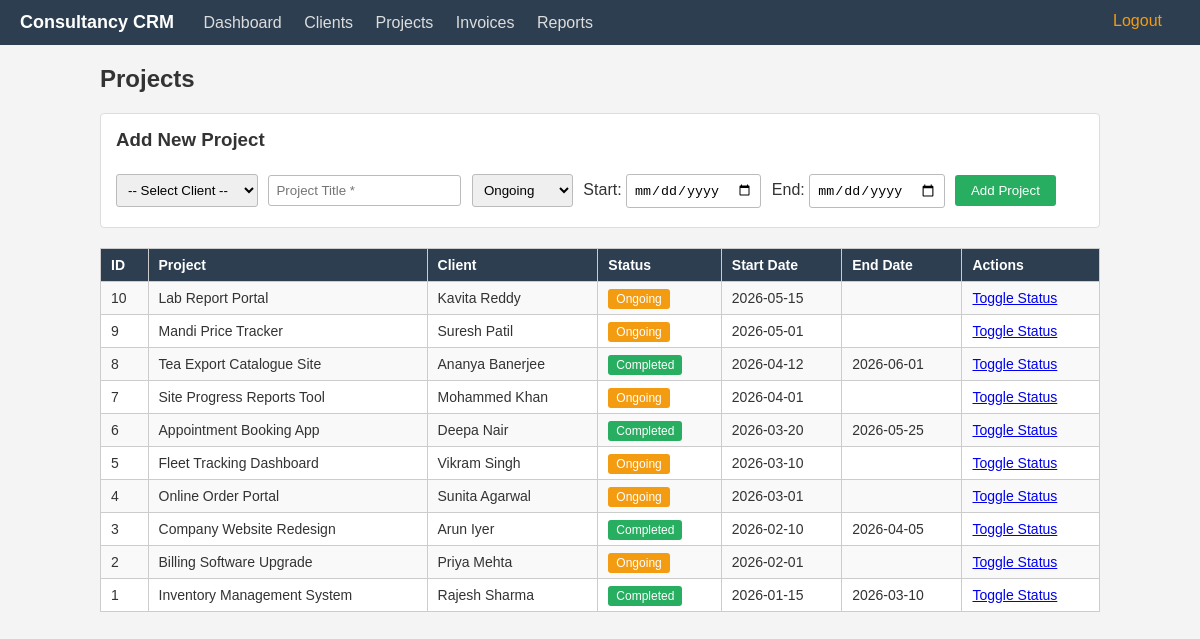
The page /projects (signed in) on the database its author committed.
### tables this page shows
CREATE TABLE projects (
    id INTEGER PRIMARY KEY AUTOINCREMENT,
    client_id INTEGER NOT NULL,
    title TEXT NOT NULL,
    status TEXT DEFAULT 'Ongoing',
    start_date TEXT,
    end_date TEXT,
    FOREIGN KEY (client_id) REFERENCES clients(id)
);

CREATE TABLE clients (
    id INTEGER PRIMARY KEY AUTOINCREMENT,
    name TEXT NOT NULL,
    company TEXT,
    email TEXT,
    phone TEXT,
    city TEXT,
    created_at TEXT
);

### app.py (the view, shortened to what this page needs)
@app.route("/projects", methods=["GET", "POST"])
def projects():
    if not logged_in():
        return redirect(url_for("login"))
    conn = get_db()
    cur = conn.cursor()
    cur.execute("""SELECT projects.*, clients.name as client_name FROM projects
                   JOIN clients ON projects.client_id = clients.id ORDER BY projects.id DESC""")
    all_projects = cur.fetchall()
    client_list = cur.execute("SELECT id, name FROM clients ORDER BY name").fetchall()
    conn.close()
    return render_template("projects.html", projects=all_projects, client_list=client_list)

### app.py (called while the page is built)
def get_db():
    conn = sqlite3.connect("crm.db")
    conn.row_factory = sqlite3.Row
    return conn

def logged_in():
    return "admin" in session

### templates/projects.html (shortened to what this page needs)
{% extends "base.html" %}
{% block content %}
<h2>Projects</h2>
<div class="form-box">
    <h3>Add New Project</h3>
    <form method="POST">
        <select name="client_id" required>
            <option value="">-- Select Client --</option>
        </select>
        <input type="text" name="title" placeholder="Project Title *" required>
        <select name="status">
            <option value="Ongoing">Ongoing</option>
        </select>
        <label>Start:</label>
        <input type="date" name="start_date">
        <label>End:</label>
        <input type="date" name="end_date">
        <button type="submit">Add Project</button>
    </form>
</div>
<table>
    <tr>
        <th>ID</th>
        <th>Project</th>
        <th>Client</th>
        <th>Status</th>
        <th>Start Date</th>
        <th>End Date</th>
        <th>Actions</th>
    </tr>
    {% for p in projects %}
    <tr>
        <td>{{ p.id }}</td>
        <td>{{ p.title }}</td>
        <td>{{ p.client_name }}</td>
        <td>
            {% if p.status == 'Ongoing' %}
                <span class="badge ongoing">Ongoing</span>
            {% else %}
                <span class="badge completed">Completed</span>
            {% endif %}
        </td>
        <td>{{ p.start_date }}</td>
        <td>{{ p.end_date }}</td>
        <td><a href="/projects/status/{{ p.id }}">Toggle Status</a></td>
    </tr>
    {% else %}
    <tr><td colspan="7">No projects yet.</td></tr>
    {% endfor %}
</table>
{% endblock %}

### static/style.css (style rules this page uses)
body { font-family: Arial, sans-serif; margin: 0; background: #f4f4f4; color: #333; }
table { width: 100%; border-collapse: collapse; background: white; margin-top: 15px; }
th, td { border: 1px solid #ccc; padding: 8px 10px; text-align: left; font-size: 14px; }
th { background: #2c3e50; color: white; }
tr:nth-child(even) { background: #f9f9f9; }
.form-box { background: white; border: 1px solid #ddd; padding: 15px; margin-bottom: 20px; border-radius: 4px; }
.form-box h3 { margin-top: 0; }
input, select { padding: 7px; margin: 4px 6px 4px 0; border: 1px solid #bbb; border-radius: 3px; }
button { background: #27ae60; color: white; border: none; padding: 8px 16px; border-radius: 3px; cursor: pointer; }
.badge { padding: 3px 8px; border-radius: 3px; font-size: 12px; color: white; }
.badge.ongoing { background: #f39c12; }
.badge.completed { background: #27ae60; }

### rows shown on the page
projects: id "10", title "Lab Report Portal", client_name "Kavita Reddy", status "Ongoing", start_date "2026-05-15"
projects: id "9", title "Mandi Price Tracker", client_name "Suresh Patil", status "Ongoing", start_date "2026-05-01"
projects: id "8", title "Tea Export Catalogue Site", client_name "Ananya Banerjee", status "Completed", start_date "2026-04-12", end_date "2026-06-01"
projects: id "7", title "Site Progress Reports Tool", client_name "Mohammed Khan", status "Ongoing", start_date "2026-04-01"
projects: id "6", title "Appointment Booking App", client_name "Deepa Nair", status "Completed", start_date "2026-03-20", end_date "2026-05-25"
projects: id "5", title "Fleet Tracking Dashboard", client_name "Vikram Singh", status "Ongoing", start_date "2026-03-10"
projects: id "4", title "Online Order Portal", client_name "Sunita Agarwal", status "Ongoing", start_date "2026-03-01"
projects: id "3", title "Company Website Redesign", client_name "Arun Iyer", status "Completed", start_date "2026-02-10", end_date "2026-04-05"
projects: id "2", title "Billing Software Upgrade", client_name "Priya Mehta", status "Ongoing", start_date "2026-02-01"
projects: id "1", title "Inventory Management System", client_name "Rajesh Sharma", status "Completed", start_date "2026-01-15", end_date "2026-03-10"
